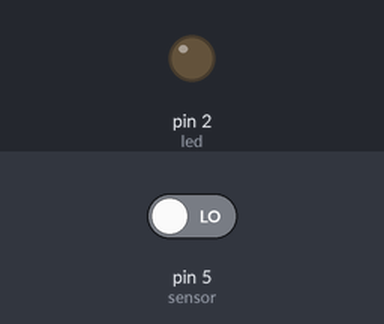
Recording of a sketch running on a simulated Arduino Uno, built with avr-gcc and run on an emulated ATmega328P. Parts: output pins drawn as LEDs (lit = HIGH). The test bench sets the inputs (shaded band); at power-on: pin 5 (sensor) LOW.

Above: at 1.2 s.
1.3 s: pin 5 (sensor) driven HIGH
At 2.4 s:
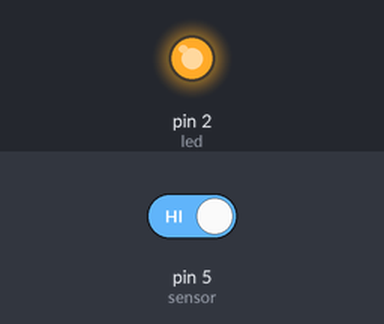
Timing chart, 0 to 4.3 s (numbered marks = the images above; inputs shaded):
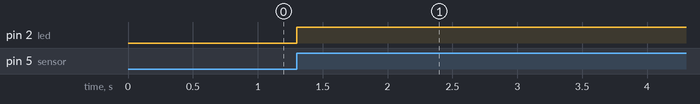

The sketch:

Botao.ino
```cpp
int led = 2;
int sensor = 5;
int estado = LOW;
int anterior = LOW;

void setup() {
    pinMode(led,OUTPUT);
    pinMode(sensor,INPUT);
}

void loop() {
    int atual = digitalRead(sensor);
    if(anterior == LOW && atual == HIGH){
        estado = !estado;
        digitalWrite(led,estado);
    }
    anterior = atual;
}
```

Measured:
- after the input at 1.3 s, pin 2 (led): LOW → HIGH at once
